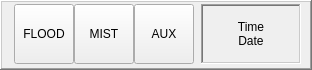
    <widget class="QFrame" name="frame_aux_btns_horizontal">
     <property name="geometry">
      <rect>
       <x>642</x>
       <y>698</y>
       <width>312</width>
       <height>70</height>
      </rect>
     </property>
     <property name="frameShape">
      <enum>QFrame::WinPanel</enum>
     </property>
     <property name="frameShadow">
      <enum>QFrame::Raised</enum>
     </property>
     <widget class="ActionButton" name="abtn_mainh_aux_flood">
      <property name="geometry">
       <rect>
        <x>14</x>
        <y>4</y>
        <width>60</width>
        <height>60</height>
       </rect>
      </property>
      <property name="minimumSize">
       <size>
        <width>60</width>
        <height>60</height>
       </size>
      </property>
      <property name="maximumSize">
       <size>
        <width>60</width>
        <height>60</height>
       </size>
      </property>
      <property name="text">
       <string>FLOOD</string>
      </property>
      <property name="iconSize">
       <size>
        <width>24</width>
        <height>24</height>
       </size>
      </property>
      <property name="checkable">
       <bool>true</bool>
      </property>
      <property name="true_python_cmd_string" stdset="0">
       <string/>
      </property>
      <property name="false_python_cmd_string" stdset="0">
       <string/>
      </property>
      <property name="estop_action" stdset="0">
       <bool>false</bool>
      </property>
      <property name="flood_action" stdset="0">
       <bool>true</bool>
      </property>
     </widget>
     <widget class="ActionButton" name="abtn_mainh_aux_mist">
      <property name="geometry">
       <rect>
        <x>74</x>
        <y>4</y>
        <width>60</width>
        <height>60</height>
       </rect>
      </property>
      <property name="minimumSize">
       <size>
        <width>60</width>
        <height>60</height>
       </size>
      </property>
      <property name="maximumSize">
       <size>
        <width>60</width>
        <height>60</height>
       </size>
      </property>
      <property name="text">
       <string>MIST</string>
      </property>
      <property name="iconSize">
       <size>
        <width>24</width>
        <height>24</height>
       </size>
      </property>
      <property name="checkable">
       <bool>true</bool>
      </property>
      <property name="true_python_cmd_string" stdset="0">
       <string/>
      </property>
      <property name="false_python_cmd_string" stdset="0">
       <string/>
      </property>
      <property name="estop_action" stdset="0">
       <bool>false</bool>
      </property>
      <property name="mist_action" stdset="0">
       <bool>true</bool>
      </property>
     </widget>
     <widget class="PushButton" name="pbtn_mainh_aux_aux">
      <property name="geometry">
       <rect>
        <x>134</x>
        <y>4</y>
        <width>60</width>
        <height>60</height>
       </rect>
      </property>
      <property name="text">
       <string>AUX</string>
      </property>
      <property name="checkable">
       <bool>true</bool>
      </property>
      <property name="true_python_cmd_string" stdset="0">
       <string/>
      </property>
      <property name="false_python_cmd_string" stdset="0">
       <string/>
      </property>
     </widget>
     <widget class="QLabel" name="lab_mainh_aux_time_date">
      <property name="geometry">
       <rect>
        <x>201</x>
        <y>4</y>
        <width>100</width>
        <height>60</height>
       </rect>
      </property>
      <property name="frameShape">
       <enum>QFrame::WinPanel</enum>
      </property>
      <property name="frameShadow">
       <enum>QFrame::Sunken</enum>
      </property>
      <property name="text">
       <string>Time
Date</string>
      </property>
      <property name="alignment">
       <set>Qt::AlignCenter</set>
      </property>
      <property name="textInteractionFlags">
       <set>Qt::NoTextInteraction</set>
      </property>
     </widget>
    </widget>
